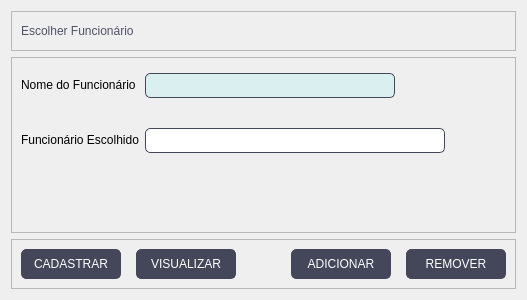
      <widget class="QWidget" name="tab_funcionario">
       <attribute name="title">
        <string>Funcionário</string>
       </attribute>
       <layout class="QVBoxLayout" name="verticalLayout_2">
        <item>
         <widget class="QFrame" name="frame_3">
          <property name="minimumSize">
           <size>
            <width>0</width>
            <height>40</height>
           </size>
          </property>
          <property name="maximumSize">
           <size>
            <width>16777215</width>
            <height>40</height>
           </size>
          </property>
          <property name="frameShape">
           <enum>QFrame::StyledPanel</enum>
          </property>
          <property name="frameShadow">
           <enum>QFrame::Raised</enum>
          </property>
          <layout class="QHBoxLayout" name="horizontalLayout_3">
           <item>
            <widget class="QLabel" name="label_3">
             <property name="styleSheet">
              <string notr="true">
QLabel{
	font: 87 12pt &quot;Arial Black&quot;;
	color: #4f5368;
	
}</string>
             </property>
             <property name="text">
              <string>Escolher Funcionário</string>
             </property>
            </widget>
           </item>
          </layout>
         </widget>
        </item>
        <item>
         <widget class="QFrame" name="frame_2">
          <property name="enabled">
           <bool>true</bool>
          </property>
          <property name="minimumSize">
           <size>
            <width>0</width>
            <height>0</height>
           </size>
          </property>
          <property name="maximumSize">
           <size>
            <width>16777215</width>
            <height>16777215</height>
           </size>
          </property>
          <property name="styleSheet">
           <string notr="true">QLineEdit{
	border-radius: 5px;
	border: 0.5px solid #44475a;
	font:11pt &quot;MS Shell Dlg 2&quot;;
	padding: 1px;
	background-color: #DAEFF0;
}

QLineEdit:focus{
	border: 1.5px solid #44475a;
}

QLabel{
	font: 75 11pt &quot;Arial&quot;;
}
QComboBox{
	font: 9pt &quot;MS Shell Dlg 2&quot;;
}
QDateEdit{
	font: 9pt &quot;MS Shell Dlg 2&quot;;
}

QPushButton{
	font: 87 8pt &quot;Arial Black&quot;;
	border: 0.5px solid #44475a;
	border-radius: 5px;
	color: rgb(255, 255, 255);
	background-color: #44475a;
}
QPushButton:hover{
	background-color: #4f5368;
}
</string>
          </property>
          <property name="frameShape">
           <enum>QFrame::StyledPanel</enum>
          </property>
          <property name="frameShadow">
           <enum>QFrame::Raised</enum>
          </property>
          <layout class="QFormLayout" name="formLayout">
           <property name="verticalSpacing">
            <number>30</number>
           </property>
           <property name="topMargin">
            <number>15</number>
           </property>
           <item row="0" column="0">
            <widget class="QLabel" name="label_2">
             <property name="text">
              <string>Nome do Funcionário</string>
             </property>
            </widget>
           </item>
           <item row="0" column="1">
            <widget class="QLineEdit" name="buscar_funcionario">
             <property name="minimumSize">
              <size>
               <width>250</width>
               <height>25</height>
              </size>
             </property>
             <property name="maximumSize">
              <size>
               <width>250</width>
               <height>25</height>
              </size>
             </property>
             <property name="clearButtonEnabled">
              <bool>true</bool>
             </property>
            </widget>
           </item>
           <item row="1" column="0">
            <widget class="QLabel" name="label_4">
             <property name="text">
              <string>Funcionário Escolhido</string>
             </property>
            </widget>
           </item>
           <item row="1" column="1">
            <widget class="QLineEdit" name="printar_funcionario">
             <property name="enabled">
              <bool>false</bool>
             </property>
             <property name="minimumSize">
              <size>
               <width>300</width>
               <height>25</height>
              </size>
             </property>
             <property name="maximumSize">
              <size>
               <width>300</width>
               <height>25</height>
              </size>
             </property>
             <property name="styleSheet">
              <string notr="true">background-color: rgb(255, 255, 255);</string>
             </property>
            </widget>
           </item>
           <item row="2" column="0">
            <spacer name="verticalSpacer_3">
             <property name="orientation">
              <enum>Qt::Vertical</enum>
             </property>
             <property name="sizeHint" stdset="0">
              <size>
               <width>20</width>
               <height>40</height>
              </size>
             </property>
            </spacer>
           </item>
          </layout>
         </widget>
        </item>
        <item>
         <widget class="QFrame" name="frame_4">
          <property name="minimumSize">
           <size>
            <width>0</width>
            <height>50</height>
           </size>
          </property>
          <property name="maximumSize">
           <size>
            <width>16777215</width>
            <height>50</height>
           </size>
          </property>
          <property name="styleSheet">
           <string notr="true">QPushButton{
	font: 87 8pt &quot;Arial Black&quot;;
	border: 0.5px solid #44475a;
	border-radius: 5px;
	color: rgb(255, 255, 255);
	background-color: #44475a;
}
QPushButton:hover{
	background-color: #4f5368;
}</string>
          </property>
          <property name="frameShape">
           <enum>QFrame::StyledPanel</enum>
          </property>
          <property name="frameShadow">
           <enum>QFrame::Raised</enum>
          </property>
          <layout class="QHBoxLayout" name="horizontalLayout_2">
           <property name="spacing">
            <number>15</number>
           </property>
           <item>
            <widget class="QPushButton" name="f_cadastrar">
             <property name="minimumSize">
              <size>
               <width>100</width>
               <height>30</height>
              </size>
             </property>
             <property name="maximumSize">
              <size>
               <width>100</width>
               <height>30</height>
              </size>
             </property>
             <property name="text">
              <string>CADASTRAR</string>
             </property>
            </widget>
           </item>
           <item>
            <widget class="QPushButton" name="f_vizualizar">
             <property name="minimumSize">
              <size>
               <width>100</width>
               <height>30</height>
              </size>
             </property>
             <property name="maximumSize">
              <size>
               <width>100</width>
               <height>30</height>
              </size>
             </property>
             <property name="text">
              <string>VISUALIZAR</string>
             </property>
            </widget>
           </item>
           <item>
            <spacer name="horizontalSpacer">
             <property name="orientation">
              <enum>Qt::Horizontal</enum>
             </property>
             <property name="sizeHint" stdset="0">
              <size>
               <width>40</width>
               <height>20</height>
              </size>
             </property>
            </spacer>
           </item>
           <item>
            <widget class="QPushButton" name="f_adicionar">
             <property name="minimumSize">
              <size>
               <width>100</width>
               <height>30</height>
              </size>
             </property>
             <property name="maximumSize">
              <size>
               <width>100</width>
               <height>30</height>
              </size>
             </property>
             <property name="text">
              <string>ADICIONAR</string>
             </property>
            </widget>
           </item>
           <item>
            <widget class="QPushButton" name="f_remover">
             <property name="minimumSize">
              <size>
               <width>100</width>
               <height>30</height>
              </size>
             </property>
             <property name="maximumSize">
              <size>
               <width>100</width>
               <height>30</height>
              </size>
             </property>
             <property name="text">
              <string>REMOVER</string>
             </property>
            </widget>
           </item>
          </layout>
         </widget>
        </item>
       </layout>
      </widget>
